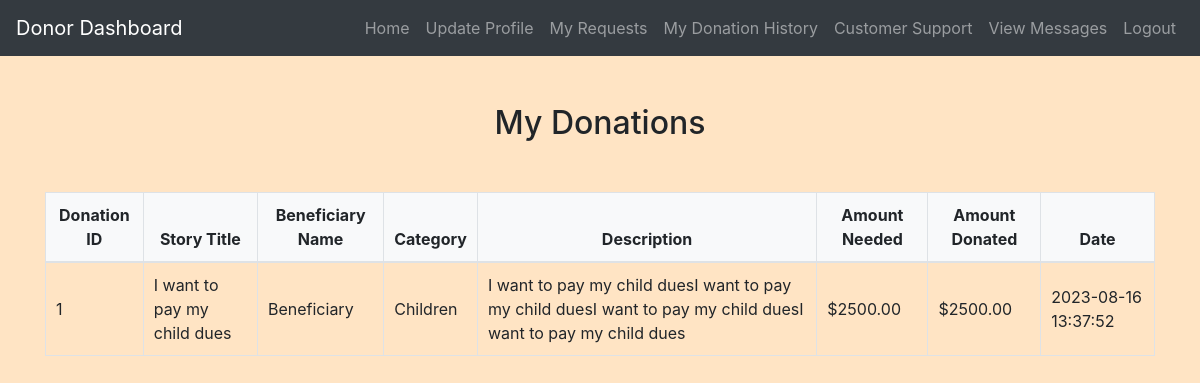
Screenshot of /Donor/donation_history.php (signed in) with the database file from the repository.
### tables this page shows
CREATE TABLE `donations` (
  `donation_id` int(11) NOT NULL,
  `donor_id` int(11) NOT NULL,
  `donor_name` varchar(255) NOT NULL,
  `story_id` int(11) NOT NULL,
  `category_id` int(11) NOT NULL,
  `beneficiary_id` int(11) NOT NULL,
  `beneficiary_name` varchar(255) NOT NULL,
  `amount` decimal(10,2) NOT NULL,
  `created_at` timestamp NOT NULL DEFAULT current_timestamp()
);

CREATE TABLE `stories` (
  `story_id` int(11) NOT NULL,
  `category_id` int(11) DEFAULT NULL,
  `beneficiary_id` int(11) DEFAULT NULL,
  `beneficiary_name` varchar(255) DEFAULT NULL,
  `title` varchar(255) NOT NULL,
  `description` text NOT NULL,
  `amount_needed` decimal(10,2) NOT NULL,
  `profile_picture` varchar(255) DEFAULT NULL,
  `status` varchar(50) NOT NULL,
  `created_at` timestamp NOT NULL DEFAULT current_timestamp()
);

CREATE TABLE `users` (
  `id` int(11) NOT NULL,
  `username` varchar(255) NOT NULL,
  `email` varchar(255) NOT NULL,
  `password` varchar(255) NOT NULL,
  `phone` varchar(20) NOT NULL,
  `usertype` enum('Beneficiary','Donor') NOT NULL,
  `status` varchar(20) NOT NULL
);

CREATE TABLE `categories` (
  `id` int(11) NOT NULL,
  `name` varchar(255) NOT NULL
);

### Donor/donation_history.php (the view, shortened to what this page needs)
<?php
include('config.php');
$donor_id = $_SESSION['user_id'];
$donations_sql = "SELECT d.*, s.title AS story_title, s.amount_needed, s.description, c.name AS category_name, u.username AS beneficiary_name
                  FROM donations d
                  INNER JOIN stories s ON d.story_id = s.story_id
                  INNER JOIN categories c ON d.category_id = c.id
                  INNER JOIN users u ON s.beneficiary_id = u.id
                  WHERE d.donor_id = ?";
$stmt = mysqli_prepare($conn, $donations_sql);
mysqli_stmt_bind_param($stmt, "i", $donor_id);
mysqli_stmt_execute($stmt);
$donations_result = mysqli_stmt_get_result($stmt);
?>
<!DOCTYPE html>
<html>
<head>
    <link rel="stylesheet" href="https://maxcdn.bootstrapcdn.com/bootstrap/4.5.2/css/bootstrap.min.css">
    <link rel="stylesheet" href="../css/style.css">
</head>
<body>
    <?php include('navbar.php'); ?>
    <div class="container mt-5">
        <h2>My Donations</h2>
        <?php if (mysqli_num_rows($donations_result) > 0) { ?>
            <div class="table-responsive">
                <table class="table table-bordered">
                    <thead>
                        <tr>
                            <th>Donation ID</th>
                            <th>Story Title</th>
                            <th>Beneficiary Name</th>
                            <th>Category</th>
                            <th>Description</th>
                            <th>Amount Needed</th>
                            <th>Amount Donated</th>
                            <th>Date</th>
                        </tr>
                    </thead>
                    <tbody>
                        <?php while ($row = mysqli_fetch_assoc($donations_result)) { ?>
                            <tr>
                                <td><?php echo $row['donation_id']; ?></td>
                                <td><?php echo $row['story_title']; ?></td>
                                <td><?php echo $row['beneficiary_name']; ?></td>
                                <td><?php echo $row['category_name']; ?></td>
                                <td><?php echo $row['description']; ?></td>
                                <td>$<?php echo $row['amount_needed']; ?></td>
                                <td>$<?php echo $row['amount']; ?></td>
                                <td><?php echo $row['created_at']; ?></td>
                            </tr>
                        <?php } ?>
                    </tbody>
                </table>
            </div>
        <?php } else { ?>
            <p>No donation records found.</p>
        <?php } ?>
    </div>
</body>
</html>

### css/style.css (style rules this page uses)
body { background-color: bisque; }
h1, h2, h3, h4 { text-align: center; margin-top: 30px; margin-bottom: 30px; }
.table { width: 100%; border-collapse: collapse; margin-top: 20px; }
.table th, .table td { padding: 10px; border: 1px solid #dee2e6; }
.table thead th { background-color: #f8f9fa; font-weight: bold; text-align: center; }
.table tbody td { vertical-align: middle; }

### rows the page displays
donations: donation_id "1", story.title "I want to pay my child dues", beneficiary.username "Beneficiary", category.name "Children", story.description "I want to pay my child duesI want to pay my child duesI want to pay my child duesI want to pay my child dues", story.amount_needed "2500.00", amount "2500.00", created_at "2023-08-16 13:37:52"
